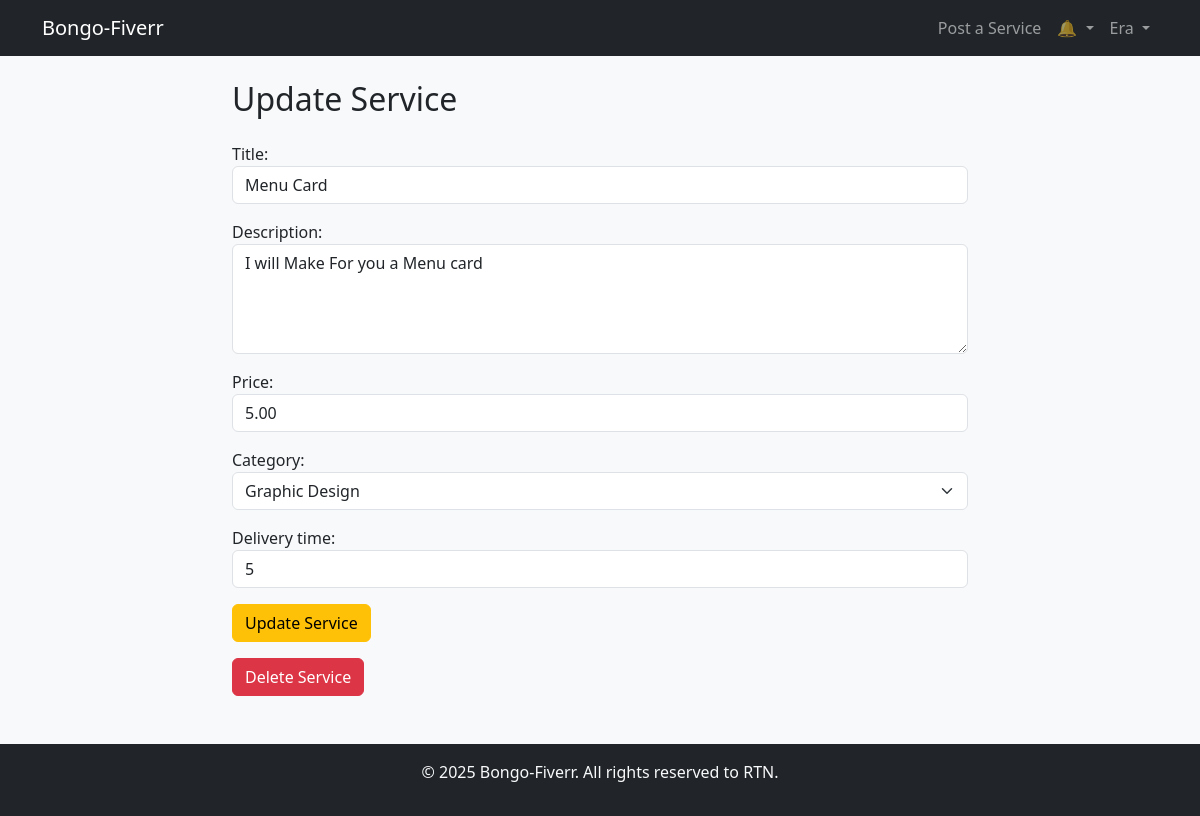
/services/1/update/ (signed in), run on the app's committed database.
### users/models.py (models this page shows, shortened)
class User(AbstractUser):
    ROLE_CHOICES = (
        ('buyer', 'Buyer'),
        ('seller', 'Seller'),
    )
    role = models.CharField(max_length=10, choices=ROLE_CHOICES)
    is_verified = models.BooleanField(default=True)  # simplify for demo (enable email later)
    profile_image = models.ImageField(upload_to='profile_pics/', default='default.jpg')
    about_me = models.TextField(blank=True, null=True)

### services/models.py (models this page shows, shortened)
class Service(models.Model):
    CATEGORY_CHOICES = [
        ('graphic_design', 'Graphic Design'),
        ('writing', 'Writing'),
        ('programming', 'Programming'),
    ]
    seller = models.ForeignKey(User, on_delete=models.CASCADE, limit_choices_to={'role':'seller'})
    title = models.CharField(max_length=100)
    description = models.TextField()
    price = models.DecimalField(max_digits=10, decimal_places=2)
    category = models.CharField(max_length=50, choices=CATEGORY_CHOICES)
    delivery_time = models.IntegerField(help_text='Delivery time in days')
    created_at = models.DateTimeField(auto_now_add=True)

### services/views.py (the view)
# urls.py: path('<int:pk>/update/', views.service_update, name='service_update'),
@login_required
def service_update(request, pk):
    service = get_object_or_404(Service, pk=pk)
    if request.user != service.seller:
        messages.error(request, "You are not authorized to update this service.")
        return redirect('service_list')
    if request.method == 'POST':
        form = ServiceForm(request.POST, instance=service)
        if form.is_valid():
            form.save()
            messages.success(request, "Service updated successfully!")
            return redirect('service_detail', pk=service.id)
    else:
        form = ServiceForm(instance=service)
    return render(request, 'services/service_update.html', {
        'form': form,
        'service': service  # ✅ This is critical for service.id in template
    })

### services/forms.py
class ServiceForm(forms.ModelForm):
    class Meta:
        model = Service
        fields = ['title','description','price','category','delivery_time']
        widgets = {
            'title': forms.TextInput(attrs={'class':'form-control'}),
            'description': forms.Textarea(attrs={'class':'form-control', 'rows':4}),
            'price': forms.NumberInput(attrs={'class':'form-control'}),
            'category': forms.Select(attrs={'class':'form-select'}),
            'delivery_time': forms.NumberInput(attrs={'class':'form-control'}),
        }

### notifications/context_processors.py (called while the page is built)
def notifications(request):
    if request.user.is_authenticated:
        unread_count = Notification.objects.filter(user=request.user, is_read=False).count()
        latest_notifications = Notification.objects.filter(user=request.user).order_by('-created_at')[:5]
        return {
            'unread_count': unread_count,
            'latest_notifications': latest_notifications
        }
    return {}

### templates/services/service_update.html (shortened to what this page needs)
{% extends 'base.html' %}
{% block content %}
<div class="row justify-content-center">
  <div class="col-md-8">
    <h2 class="mb-4">Update Service</h2>
    <form method="post">
      {% for field in form %}
        <div class="mb-3">
          {{ field.label_tag }}
          {{ field }}
        </div>
      {% endfor %}
      <button type="submit" class="btn btn-warning">Update Service</button>
    </form>
    <form method="post" action="{% url 'service_delete' service.id %}" class="mt-3">
      <button type="submit" class="btn btn-danger" onclick="return confirm('Are you sure you want to delete this service?');">
        Delete Service
      </button>
    </form>
  </div>
</div>
{% endblock %}

### templates/components/navbar.html (shortened to what this page needs)
<nav class="navbar navbar-expand-lg navbar-dark bg-dark">
  <div class="container">
    <a class="navbar-brand" href="{% url 'home' %}">Bongo-Fiverr</a>
    <div class="collapse navbar-collapse" id="navbarNavDropdown">
      <ul class="navbar-nav ms-auto">
        {% if user.is_authenticated %}
        {% if user.role == 'seller' %}
        <li class="nav-item">
          <a class="nav-link" href="{% url 'service_create' %}">Post a Service</a>
        </li>
        {% endif %}
        <li class="nav-item dropdown">
          <a class="nav-link dropdown-toggle position-relative" href="#" id="notificationsDropdown" role="button"
            data-bs-toggle="dropdown">
            🔔
          </a>
        </li>
        <li class="nav-item dropdown">
          <a class="nav-link dropdown-toggle" href="#" id="profileDropdown" role="button" data-bs-toggle="dropdown">
            {{ user.username }}
          </a>
        </li>
        {% else %}
        <li class="nav-item"><a class="nav-link" href="{% url 'login' %}">Login</a></li>
        <li class="nav-item"><a class="nav-link" href="{% url 'register' %}">Register</a></li>
        {% endif %}
      </ul>
    </div>
  </div>
</nav>

### static/css/style.css (style rules this page uses)
body { background-color: #f8f9fa; }

### templates/base.html (style rules this page uses)
html, body { height: 100%; }
body { display: flex; flex-direction: column; }

### data on the page
User: username "Era"
Service: form "Menu Card" "I will Make For you a Menu card" "5.00" "Graphic Design" "5"

### other printed values
{{ field.label_tag }} "Title:" "Description:" "Price:" "Category:" "Delivery time:"
